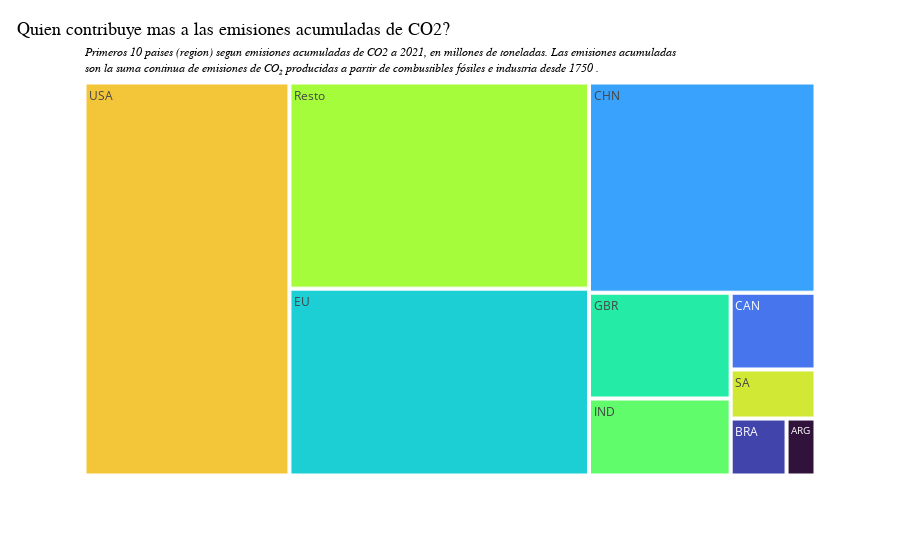

Notebook source saved alongside this figure:
### Markdown cell above
Voy a empezar describiendo la situacion sobre emisiones de CO2 a nivel mundial en el contexto actual. 

**Que paises son los q mas aportaron a lo largo del tiempo a las emisiones acumuladas de CO2?**

A partir del primer grafico podemos ver que los primeros 10 emisores son las principales economias del mundo en terminos de su producto bruto o poblacion.

### Code cell
subset_2021 = graficos_df.copy()
subset_2021 = subset_2021.loc['2021-01-01':]

# Agrupo por país y sumo las emisiones acumuladas
df_grouped = subset_2021.groupby('country_2')['cumulative_co2'].sum()

# dataframe para Plotly
df = pd.DataFrame({'country_2': df_grouped.index, 'cumulative_co2': df_grouped.values})

# valores para el treemap
df['size'] = df['cumulative_co2']/df['cumulative_co2'].sum()

# labels para los treemap
df['label'] = df['country_2'].astype(str) + '<br>' + df['cumulative_co2'].astype(str) + ' ktCO2'

fig = px.treemap(df, 
                 path=['country_2'], 
                 values='size', 
                 color='country_2',
                 hover_data=['label'],
                 color_discrete_sequence= my_colors,
                 template="simple_white"
                )

# actualizar el título del gráfico
fig.update_layout(
    title={
        'text': "Quien contribuye mas a las emisiones acumuladas de CO2?",
        'x': 0.5,
        'y': 0.96,
        'font': {'size': 18, 'color': 'black', 'family': 'Arial, sans-serif'},
        'xanchor': 'right',
    },
    annotations=[
        dict(
            x=0,
            y=0.959,
            showarrow=False,
            text="<i style='font-size:12px;'> Primeros 10 paises (region) segun emisiones acumuladas de CO2 a 2021, en millones de toneladas. Las emisiones acumuladas <br> son la suma continua de emisiones de CO₂ producidas a partir de combustibles fósiles e industria desde 1750 .</i>",
            xref='paper',
            yref='paper',
            font= {'size': 12, 'color': 'black', 'family': 'Arial'},
            xanchor='left',
            yanchor='bottom',
            align='left'
        )
    ]
)



# actualizar las etiquetas
fig.update_traces(hovertemplate='<b>%{label}</b><br>Emisiones acumuladas de CO2 (como % del total): %{value:.2%}')
fig.show()

### Figure 1 — Plotly figure (JSON) as saved in the notebook; plotly's stock layout.template omitted (floating-point values rounded to 4 significant figures)
{"data": [{"branchvalues": "total", "customdata": [["ARG<br>8636.5 ktCO2", "ARG"], ["BRA<br>16672.438 ktCO2", "BRA"], ["CAN<br>34115.395 ktCO2", "CAN"], ["CHN<br>249352.812 ktCO2", "CHN"], ["EU<br>293191.652 ktCO2", "EU"], ["GBR<br>78508.719 ktCO2", "GBR"], ["IND<br>57105.387 ktCO2", "IND"], ["Resto<br>323452.263 ktCO2", "Resto"], ["SA<br>21808.704999999998 ktCO2", "SA"], ["USA<br>421906.844 ktCO2", "USA"]], "domain": {"x": [0, 1], "y": [0, 1]}, "hovertemplate": "<b>%{label}</b><br>Emisiones acumuladas de CO2 (como % del total): %{value:.2%}", "ids": ["ARG", "BRA", "CAN", "CHN", "EU", "GBR", "IND", "Resto", "SA", "USA"], "labels": ["ARG", "BRA", "CAN", "CHN", "EU", "GBR", "IND", "Resto", "SA", "USA"], "marker": {"colors": ["#30123b", "#4145ab", "#4675ed", "#39a2fc", "#1bcfd4", "#24eca6", "#61fc6c", "#a4fc3b", "#d1e834", "#f3c63a"]}, "name": "", "parents": ["", "", "", "", "", "", "", "", "", ""], "type": "treemap", "values": [0.005739, 0.01108, 0.02267, 0.1657, 0.1948, 0.05217, 0.03795, 0.215, 0.01449, 0.2804]}], "layout": {"annotations": [{"align": "left", "font": {"color": "black", "family": "Arial", "size": 12}, "showarrow": false, "text": "<i style='font-size:12px;'> Primeros 10 paises (region) segun emisiones acumuladas de CO2 a 2021, en millones de toneladas. Las emisiones acumuladas <br> son la suma continua de emisiones de CO₂ producidas a partir de combustibles fósiles e industria desde 1750 .</i>", "x": 0, "xanchor": "left", "xref": "paper", "y": 0.959, "yanchor": "bottom", "yref": "paper"}], "legend": {"tracegroupgap": 0}, "margin": {"t": 60}, "title": {"font": {"color": "black", "family": "Arial, sans-serif", "size": 18}, "text": "Quien contribuye mas a las emisiones acumuladas de CO2?", "x": 0.5, "xanchor": "right", "y": 0.96}, "treemapcolorway": ["#30123b", "#4145ab", "#4675ed", "#39a2fc", "#1bcfd4", "#24eca6", "#61fc6c", "#a4fc3b", "#d1e834", "#f3c63a", "#fe9b2d", "#f36315", "#d93806", "#b11901", "#7a0402"]}}
